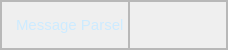
       <widget class="QFrame" name="frame">
        <property name="minimumSize">
         <size>
          <width>0</width>
          <height>50</height>
         </size>
        </property>
        <property name="maximumSize">
         <size>
          <width>16777215</width>
          <height>50</height>
         </size>
        </property>
        <property name="styleSheet">
         <string notr="true">border-bottom:1px solid rgba(5, 107, 202, 150);</string>
        </property>
        <property name="frameShape">
         <enum>QFrame::StyledPanel</enum>
        </property>
        <property name="frameShadow">
         <enum>QFrame::Raised</enum>
        </property>
        <layout class="QHBoxLayout" name="horizontalLayout_13">
         <property name="spacing">
          <number>0</number>
         </property>
         <property name="leftMargin">
          <number>0</number>
         </property>
         <property name="topMargin">
          <number>0</number>
         </property>
         <property name="rightMargin">
          <number>0</number>
         </property>
         <property name="bottomMargin">
          <number>0</number>
         </property>
         <item>
          <widget class="QFrame" name="frame_26">
           <property name="styleSheet">
            <string notr="true">border-bottom:none;</string>
           </property>
           <property name="frameShape">
            <enum>QFrame::StyledPanel</enum>
           </property>
           <property name="frameShadow">
            <enum>QFrame::Raised</enum>
           </property>
           <layout class="QVBoxLayout" name="verticalLayout_7">
            <property name="spacing">
             <number>0</number>
            </property>
            <property name="leftMargin">
             <number>0</number>
            </property>
            <property name="topMargin">
             <number>0</number>
            </property>
            <property name="rightMargin">
             <number>0</number>
            </property>
            <property name="bottomMargin">
             <number>0</number>
            </property>
            <item>
             <widget class="QLabel" name="label">
              <property name="font">
               <font>
                <pointsize>11</pointsize>
               </font>
              </property>
              <property name="styleSheet">
               <string notr="true">color: rgb(205, 235, 255);
padding-left: 10px;</string>
              </property>
              <property name="text">
               <string>Message Parsel</string>
              </property>
             </widget>
            </item>
           </layout>
          </widget>
         </item>
         <item>
          <widget class="QFrame" name="frame_27">
           <property name="maximumSize">
            <size>
             <width>170</width>
             <height>16777215</height>
            </size>
           </property>
           <property name="styleSheet">
            <string notr="true">QFrame{
	border-bottom:none;
}
QPushButton:hover{
	background-color: rgba(14, 163, 255, 100);
}</string>
           </property>
           <property name="frameShape">
            <enum>QFrame::StyledPanel</enum>
           </property>
           <property name="frameShadow">
            <enum>QFrame::Raised</enum>
           </property>
           <layout class="QHBoxLayout" name="horizontalLayout_14">
            <property name="spacing">
             <number>0</number>
            </property>
            <property name="leftMargin">
             <number>0</number>
            </property>
            <property name="topMargin">
             <number>0</number>
            </property>
            <property name="rightMargin">
             <number>0</number>
            </property>
            <property name="bottomMargin">
             <number>0</number>
            </property>
            <item>
             <widget class="QPushButton" name="pushButton_11">
              <property name="styleSheet">
               <string notr="true">height: 50px;
border:none;</string>
              </property>
              <property name="text">
               <string/>
              </property>
              <property name="icon">
               <iconset>
                <normaloff>../../../../Test/Res/Templates/feather/minimize.png</normaloff>../../../../Test/Res/Templates/feather/minimize.png</iconset>
              </property>
             </widget>
            </item>
            <item>
             <widget class="QPushButton" name="pushButton_10">
              <property name="styleSheet">
               <string notr="true">height: 50px;
border:none;</string>
              </property>
              <property name="text">
               <string/>
              </property>
              <property name="icon">
               <iconset>
                <normaloff>../../../../Test/Res/Templates/feather/restore.png</normaloff>../../../../Test/Res/Templates/feather/restore.png</iconset>
              </property>
             </widget>
            </item>
            <item>
             <widget class="QPushButton" name="pushButton_9">
              <property name="whatsThis">
               <string/>
              </property>
              <property name="styleSheet">
               <string notr="true">height: 50px;
border:none;</string>
              </property>
              <property name="text">
               <string/>
              </property>
              <property name="icon">
               <iconset>
                <normaloff>../../../../Test/Res/Templates/feather/close.png</normaloff>../../../../Test/Res/Templates/feather/close.png</iconset>
              </property>
              <property name="iconSize">
               <size>
                <width>20</width>
                <height>20</height>
               </size>
              </property>
             </widget>
            </item>
           </layout>
          </widget>
         </item>
        </layout>
       </widget>
